Frame 1 (no input): blank canvas, image omitted
Frame 60 (the mouse pressed at the canvas centre just before this capture): blank canvas, image omitted
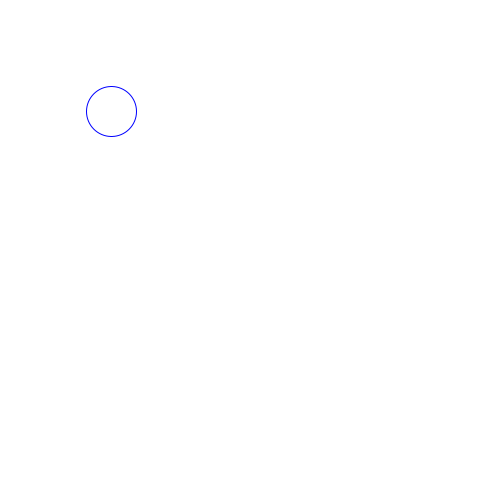
Frame 120 (the mouse held since frame 60 and released just before this capture)

The Processing sketch whose frames 1 and 60 were blank and that drew this single picture after the mouse press (run headless with seeded random() and noise(); from frame 60 on, the mouse is pressed at the canvas centre):

// Processing sketch: processing_105031
// ── processing_105031.pde

void setup() {
  size(500, 500);
  smooth();
}


float x;
float y;
float targetX;
float targetY;


void draw() {
  x += (targetX/100);
  y += (targetY/100);
  targetX = mouseX - x;
  targetY = mouseY - y;
  background(255);
  fill(255);
  stroke(2);
  stroke(0, 0, 255);
  ellipse(x, y, 50, 50);
 
}
